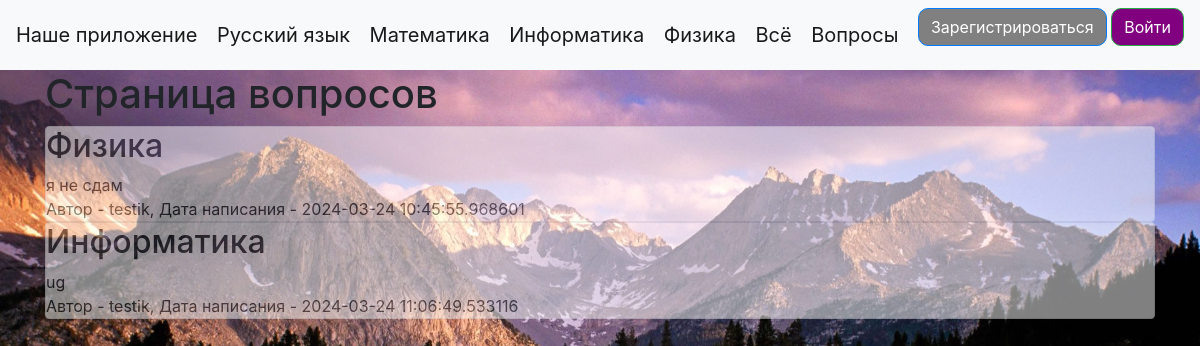
The page /questions.html on the database as committed earlier.
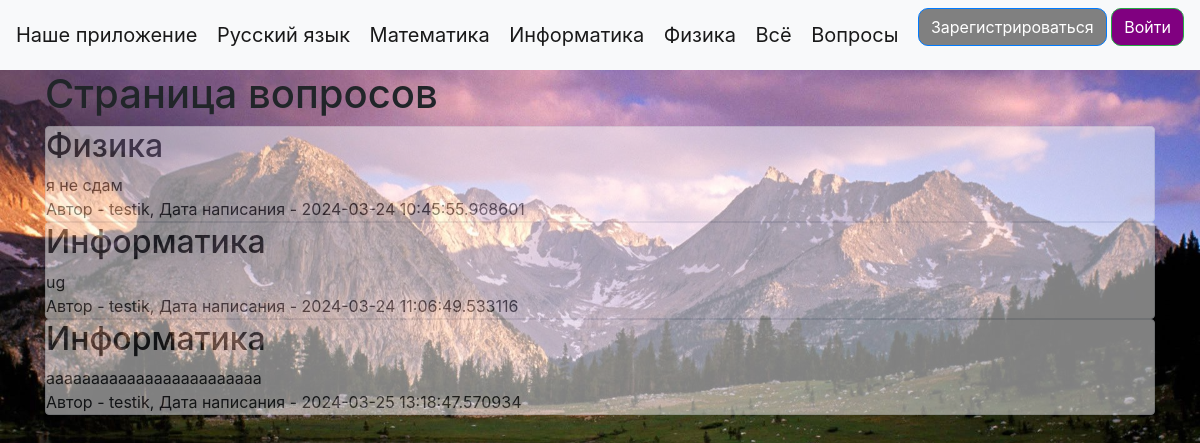
The same page on the database as committed later.
### data/news.py (models this page shows)
class News(SqlAlchemyBase):
    __tablename__ = 'news'
    id = sqlalchemy.Column(sqlalchemy.Integer,
                           primary_key=True, autoincrement=True)
    title = sqlalchemy.Column(sqlalchemy.String, nullable=True)
    content = sqlalchemy.Column(sqlalchemy.String, nullable=True)
    created_date = sqlalchemy.Column(sqlalchemy.DateTime,
                                     default=datetime.datetime.now)
    is_question = sqlalchemy.Column(sqlalchemy.Boolean, default=True)
    user_id = sqlalchemy.Column(sqlalchemy.Integer,
                                sqlalchemy.ForeignKey("users.id"))
    user = orm.relationship('User')

### data/users.py (models this page shows, shortened)
class User(SqlAlchemyBase, UserMixin):
    __tablename__ = 'users'
    id = sqlalchemy.Column(sqlalchemy.Integer,
                           primary_key=True, autoincrement=True)
    name = sqlalchemy.Column(sqlalchemy.String, nullable=True)
    about = sqlalchemy.Column(sqlalchemy.String, nullable=True)
    email = sqlalchemy.Column(sqlalchemy.String,
                              index=True, unique=True, nullable=True)
    hashed_password = sqlalchemy.Column(sqlalchemy.String, nullable=True)
    created_date = sqlalchemy.Column(sqlalchemy.DateTime,
                                     default=datetime.datetime.now)
    news = orm.relationship("News", back_populates='user')

### main.py (the view)
@app.route("/questions.html")
def questions():
    db_sess = db_session.create_session()
    news = db_sess.query(News).filter(News.is_question == True)
    return render_template("questions.html", news=news, title='QUESTIONS')

### data/db_session.py (called while the page is built)
def create_session() -> Session:
    global __factory
    return __factory()

### templates/questions.html (shortened to what this page needs)
{% extends "base.html" %}
{% block content %}
<h1>Страница вопросов</h1>
{% for item in news%}
<div class="col-md6 border rounded" style="background-color: white; opacity: .5;">
    <h2>{{item.title}}</h2>
    <div>
        {{item.content}}
    </div>
    <div>
        Автор - {{item.user.name}}, Дата написания - {{item.created_date}}
    </div>
</div>
{% endfor %}
{% endblock %}

Rows that differ between the two databases and show on the page:
added News: title "Информатика", content "аааааааааааааааааааааааа", user.name "testik", created_date "2024-03-25 13:18:47.570934"
